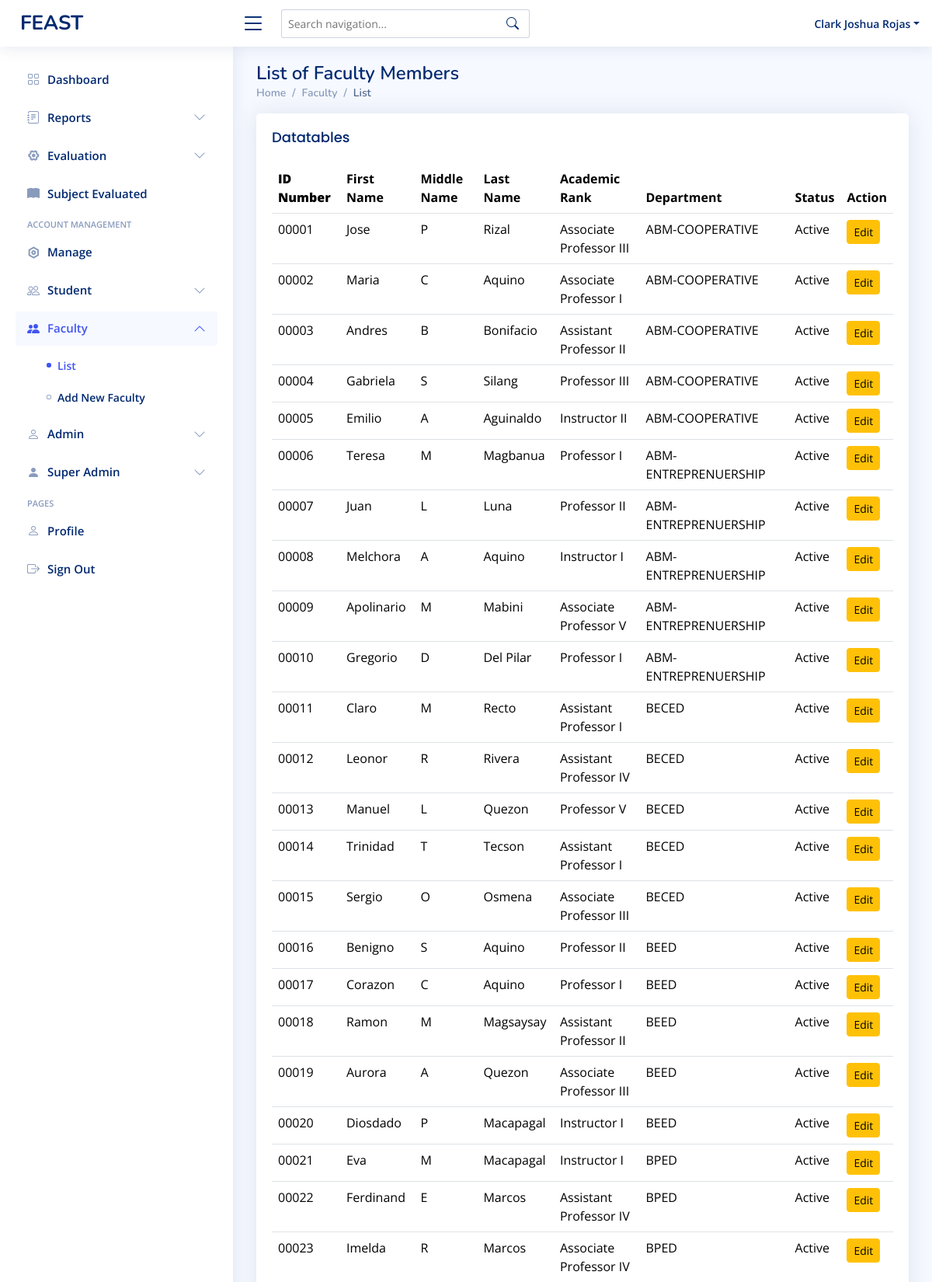
Page /superadmin-facultylist.php (signed in, upper part) on the committed database.
### tables this page shows
CREATE TABLE `faculty` (
  `idnumber` varchar(11) NOT NULL,
  `first_name` varchar(50) NOT NULL,
  `mid_name` varchar(50) NOT NULL,
  `last_name` varchar(50) NOT NULL,
  `password` varchar(255) DEFAULT NULL,
  `department` varchar(255) NOT NULL,
  `faculty_rank` varchar(50) DEFAULT NULL,
  `role` varchar(50) NOT NULL DEFAULT 'faculty',
  `status` varchar(11) NOT NULL DEFAULT 'active'
);

### superadmin-facultylist.php (the view, shortened to what this page needs)
<?php
include 'conn/conn.php';
$query = "SELECT * FROM faculty  WHERE role = 'faculty'";
$result = mysqli_query($conn, $query);
?>
<!DOCTYPE html>
<html lang="en">
<head>
  <?php include 'head.php' ?>
</head>
<body>
  <?php include 'superadmin-header.php' ?>
  <?php include 'superadmin-sidebar.php' ?>
  <main id="main" class="main">
    <div class="pagetitle">
      <h1>List of Faculty Members</h1>
      <nav>
        <ol class="breadcrumb">
          <li class="breadcrumb-item"><a href="superadmin-dashboard.php">Home</a></li>
          <li class="breadcrumb-item">Faculty</li>
          <li class="breadcrumb-item active">List</li>
        </ol>
      </nav>
    </div>
    <section class="section ">
      <div class="row">
        <div class="col-lg-12">
          <div class="card">
            <div class="card-body table-responsive">
              <h5 class="card-title">Datatables</h5>
              <table class="table datatable">
                <thead>
                  <tr>
                    <th>
                      <b>ID Number</b>
                    </th>
                    <th>First Name</th>
                    <th>Middle Name</th>
                    <th>Last Name</th>
                    <th>Academic Rank</th>
                    <th>Department</th>
                    <th>Status</th>
                    <th>Action</th>
                  </tr>
                </thead>
                <tbody>
                  <tr>
                    <?php
                    while ($row = mysqli_fetch_assoc($result)) {
                    ?>
                      <td class="text-capitalize"><?php echo $row['idnumber']; ?></td>
                      <td class="text-capitalize"><?php echo $row['first_name']; ?></td>
                      <td class="text-capitalize"><?php echo $row['mid_name']; ?></td>
                      <td class="text-capitalize"><?php echo $row['last_name']; ?></td>
                      <td class="text-capitalize"><?php echo $row['faculty_rank']; ?></td>
                      <td class="text-uppercase"><?php echo $row['department']; ?></td>
                      <td class="text-capitalize"><?php echo $row['status']; ?></td>
                      <td>
                        <a href="superadmin-editfaculty.php?id=<?php echo $row['idnumber']; ?>" class="btn btn-warning btn-sm">Edit</a>
                  </tr>
                <?php
                    }
                ?>
                </tbody>
              </table>
            </div>
          </div>
        </div>
      </div>
    </section>
  </main>
</body>
</html>

### assets/css/style.css (style rules this page uses)
:root { scroll-behavior: smooth; }
body { font-family: "Open Sans", sans-serif; background: #f6f9ff; color: #444444; }
a { color: #4154f1; text-decoration: none; }
h1, h2, h3, h4, h5, h6 { font-family: "Nunito", sans-serif; }
#main { margin-top: 60px; padding: 20px 30px; transition: all 0.3s; }
.pagetitle { margin-bottom: 10px; }
.pagetitle h1 { font-size: 24px; margin-bottom: 0; font-weight: 600; color: #012970; }
.card { margin-bottom: 30px; border: none; border-radius: 5px; box-shadow: 0px 0 30px rgba(1, 41, 112, 0.1); }
.card-title { padding: 20px 0 15px 0; font-size: 18px; font-weight: 500; color: #012970; font-family: "Poppins", sans-serif; }
.card-body { padding: 0 20px 20px 20px; }
.breadcrumb { font-size: 14px; font-family: "Nunito", sans-serif; color: #899bbd; font-weight: 600; }
.breadcrumb a { color: #899bbd; transition: 0.3s; }
.breadcrumb .breadcrumb-item::before { color: #899bbd; }
.breadcrumb .active { color: #51678f; font-weight: 600; }
@media (min-width: 1200px) { #main, #footer { margin-left: 300px; } }

### rows in the picture
faculty: idnumber "00001", first_name "Jose", mid_name "P", last_name "Rizal", faculty_rank "Associate Professor III", department "ABM-COOPERATIVE", status "Active"
faculty: idnumber "00002", first_name "Maria", mid_name "C", last_name "Aquino", faculty_rank "Associate Professor I", department "ABM-COOPERATIVE", status "Active"
faculty: idnumber "00003", first_name "Andres", mid_name "B", last_name "Bonifacio", faculty_rank "Assistant Professor II", department "ABM-COOPERATIVE", status "Active"
faculty: idnumber "00004", first_name "Gabriela", mid_name "S", last_name "Silang", faculty_rank "Professor III", department "ABM-COOPERATIVE", status "Active"
faculty: idnumber "00005", first_name "Emilio", mid_name "A", last_name "Aguinaldo", faculty_rank "Instructor II", department "ABM-COOPERATIVE", status "Active"
faculty: idnumber "00006", first_name "Teresa", mid_name "M", last_name "Magbanua", faculty_rank "Professor I", department "ABM-ENTREPRENUERSHIP", status "Active"
faculty: idnumber "00007", first_name "Juan", mid_name "L", last_name "Luna", faculty_rank "Professor II", department "ABM-ENTREPRENUERSHIP", status "Active"
faculty: idnumber "00008", first_name "Melchora", mid_name "A", last_name "Aquino", faculty_rank "Instructor I", department "ABM-ENTREPRENUERSHIP", status "Active"
faculty: idnumber "00009", first_name "Apolinario", mid_name "M", last_name "Mabini", faculty_rank "Associate Professor V", department "ABM-ENTREPRENUERSHIP", status "Active"
faculty: idnumber "00010", first_name "Gregorio", mid_name "D", last_name "Del Pilar", faculty_rank "Professor I", department "ABM-ENTREPRENUERSHIP", status "Active"
faculty: idnumber "00011", first_name "Claro", mid_name "M", last_name "Recto", faculty_rank "Assistant Professor I", department "BECED", status "Active"
faculty: idnumber "00012", first_name "Leonor", mid_name "R", last_name "Rivera", faculty_rank "Assistant Professor IV", department "BECED", status "Active"
faculty: idnumber "00013", first_name "Manuel", mid_name "L", last_name "Quezon", faculty_rank "Professor V", department "BECED", status "Active"
faculty: idnumber "00014", first_name "Trinidad", mid_name "T", last_name "Tecson", faculty_rank "Assistant Professor I", department "BECED", status "Active"
faculty: idnumber "00015", first_name "Sergio", mid_name "O", last_name "Osmena", faculty_rank "Associate Professor III", department "BECED", status "Active"
faculty: idnumber "00016", first_name "Benigno", mid_name "S", last_name "Aquino", faculty_rank "Professor II", department "BEED", status "Active"
faculty: idnumber "00017", first_name "Corazon", mid_name "C", last_name "Aquino", faculty_rank "Professor I", department "BEED", status "Active"
faculty: idnumber "00018", first_name "Ramon", mid_name "M", last_name "Magsaysay", faculty_rank "Assistant Professor II", department "BEED", status "Active"
faculty: idnumber "00019", first_name "Aurora", mid_name "A", last_name "Quezon", faculty_rank "Associate Professor III", department "BEED", status "Active"
faculty: idnumber "00020", first_name "Diosdado", mid_name "P", last_name "Macapagal", faculty_rank "Instructor I", department "BEED", status "Active"
faculty: idnumber "00021", first_name "Eva", mid_name "M", last_name "Macapagal", faculty_rank "Instructor I", department "BPED", status "Active"
faculty: idnumber "00022", first_name "Ferdinand", mid_name "E", last_name "Marcos", faculty_rank "Assistant Professor IV", department "BPED", status "Active"
faculty: idnumber "00023", first_name "Imelda", mid_name "R", last_name "Marcos", faculty_rank "Associate Professor IV", department "BPED", status "Active"

### other values in the picture
$_SESSION['first_name'] "Clark Joshua"
$_SESSION['last_name'] "Rojas"
